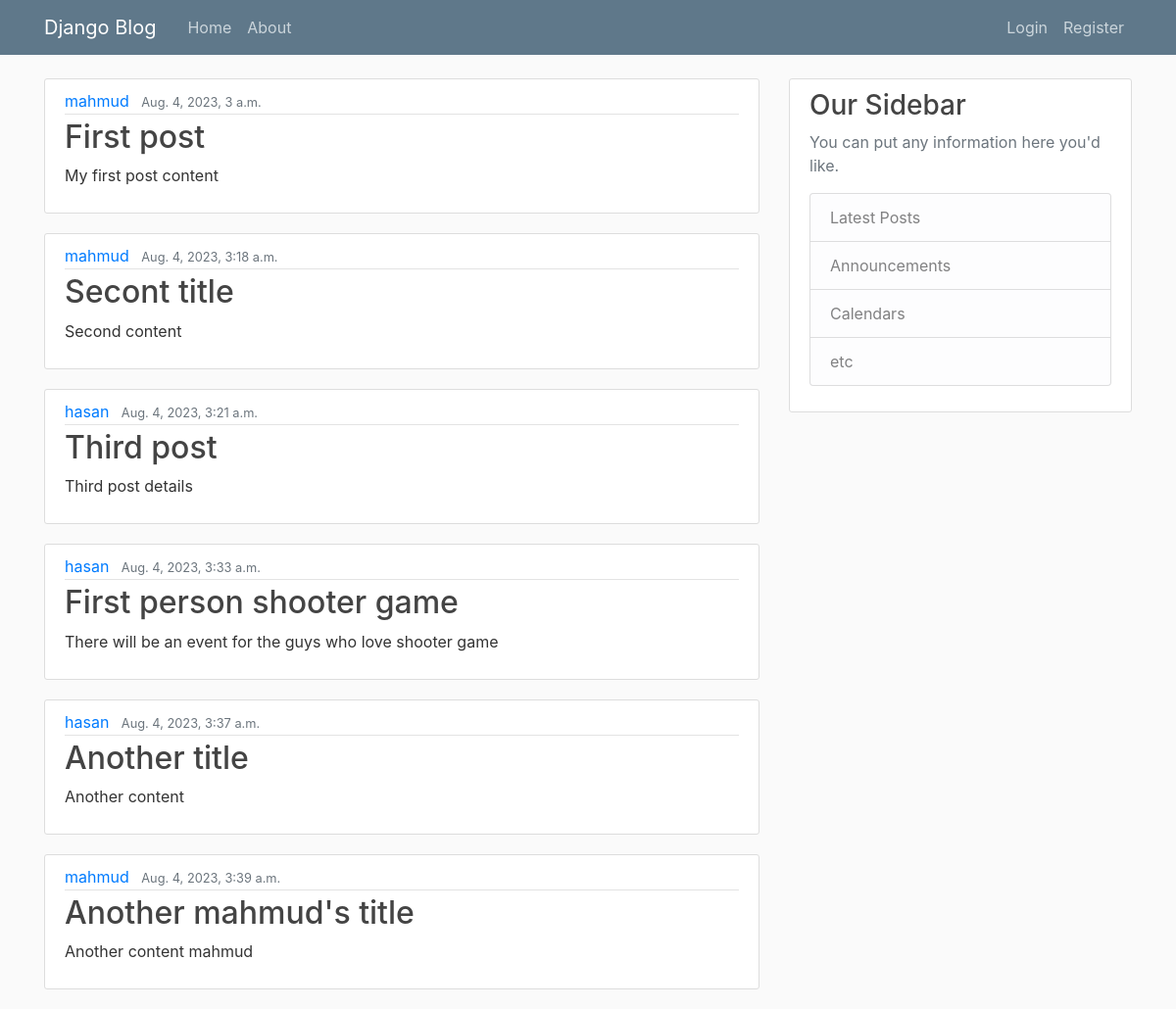
The app's page /, older data.
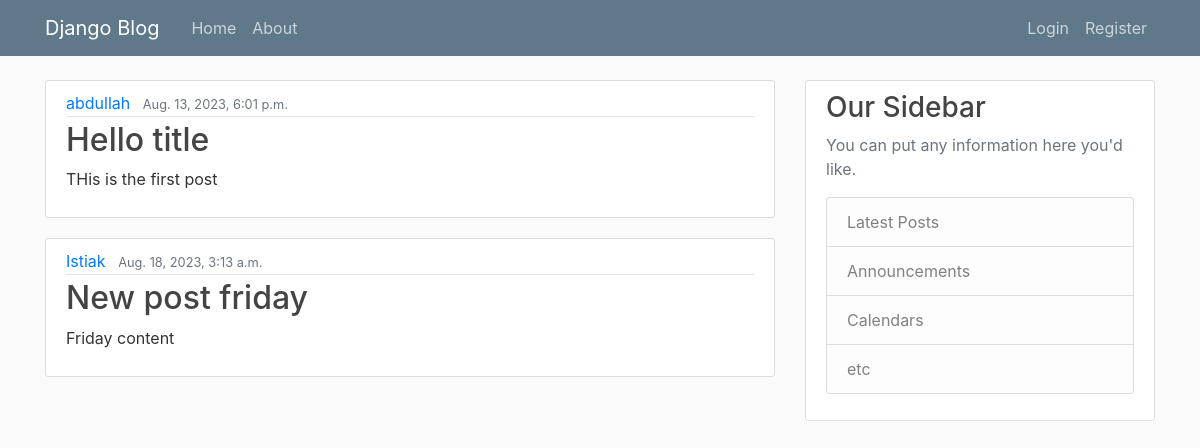
The same page, newer data.
### blog/models.py (models this page shows)
class Post(models.Model):
    def __str__(self):
        return f'title={self.title}, author={self.author}'
    title = models.CharField(max_length=100)
    content = models.TextField()
    date_posted = models.DateTimeField(default = timezone.now)
    author = models.ForeignKey(User, on_delete=models.CASCADE)

### blog/views.py (the view)
# urls.py: path('', views.home, name='blog-home'),
def home(request : HttpRequest):
    posts = Post.objects.all()
    print('My post', posts)
    context = {
        'posts': posts
        }
    return render(request, 'blog/home.html', context)

### blog/templates/blog/home.html
{% extends 'blog/base.html' %}
{% block content %}
    {% for post in posts%}
        <article class="media content-section">
            <div class="media-body">
            <div class="article-metadata">
                <a class="mr-2" href="#">{{ post.author }}</a>
                <small class="text-muted">{{ post.date_posted }}</small>
            </div>
            <h2><a class="article-title" href="#">{{ post.title }}</a></h2>
            <p class="article-content">{{ post.content }}</p>
            </div>
        </article>
    {% endfor %}
{% endblock content %}

### blog/templates/blog/base.html (shortened to what this page needs)
{% load static %}
<!DOCTYPE html>
<html>
    <head>
        <link rel="stylesheet" href="https://cdn.jsdelivr.net/npm/bootstrap@4.0.0/dist/css/bootstrap.min.css">
        <link rel="stylesheet" type="text/css" href="{% static 'blog/main.css' %}">
    </head>
    <body>
        <header class="site-header">
            <nav class="navbar navbar-expand-md navbar-dark bg-steel fixed-top">
              <div class="container">
                <a class="navbar-brand mr-4" href="{% url 'blog-home' %}">Django Blog</a>
                <div class="collapse navbar-collapse" id="navbarToggle">
                  <div class="navbar-nav mr-auto">
                    <a class="nav-item nav-link" href="{% url 'blog-home' %}">Home</a>
                    <a class="nav-item nav-link" href="{% url 'blog-about' %}">About</a>
                  </div>
                  <div class="navbar-nav">
                    {% if user.is_authenticated %}
                      <a class="nav-item nav-link" href="{% url 'logout' %}">Logout</a>
                    {% else %}
                      <a class="nav-item nav-link" href="{% url 'login' %}">Login</a>
                      <a class="nav-item nav-link" href="{% url 'register' %}">Register</a>
                    {% endif %}
                  </div>
                </div>
              </div>
            </nav>
          </header>
          <main role="main" class="container">
            <div class="row">
              <div class="col-md-8">
                {% block content %}{% endblock content %}
              </div>
              <div class="col-md-4">
                <div class="content-section">
                  <h3>Our Sidebar</h3>
                  <p class='text-muted'>You can put any information here you'd like.
                    <ul class="list-group">
                      <li class="list-group-item list-group-item-light">Latest Posts</li>
                      <li class="list-group-item list-group-item-light">Announcements</li>
                      <li class="list-group-item list-group-item-light">Calendars</li>
                      <li class="list-group-item list-group-item-light">etc</li>
                    </ul>
                  </p>
                </div>
              </div>
            </div>
          </main>
    </body>
</html>

### blog/static/blog/main.css (style rules this page uses)
body { background: #fafafa; color: #333333; margin-top: 5rem; }
h1, h2, h3, h4, h5, h6 { color: #444444; }
ul { margin: 0; }
.bg-steel { background-color: #5f788a; }
.site-header .navbar-nav .nav-link { color: #cbd5db; }
.content-section { background: #ffffff; padding: 10px 20px; border: 1px solid #dddddd; border-radius: 3px; margin-bottom: 20px; }
.article-title { color: #444444; }
.article-content { white-space: pre-line; }
.article-metadata { padding-bottom: 1px; margin-bottom: 4px; border-bottom: 1px solid #e3e3e3 }

Row changes from the older to the newer data that the page shows:
removed Post: author "mahmud", date_posted "Aug. 4, 2023, 3 a.m.", title "First post", content "My first post content"
removed Post: author "mahmud", date_posted "Aug. 4, 2023, 3:18 a.m.", title "Secont title", content "Second content"
removed Post: author "hasan", date_posted "Aug. 4, 2023, 3:21 a.m.", title "Third post", content "Third post details"
removed Post: author "hasan", date_posted "Aug. 4, 2023, 3:33 a.m.", title "First person shooter game", content "There will be an event for the guys who love shooter game"
removed Post: author "hasan", date_posted "Aug. 4, 2023, 3:37 a.m.", title "Another title", content "Another content"
removed Post: author "mahmud", date_posted "Aug. 4, 2023, 3:39 a.m.", title "Another mahmud's title", content "Another content mahmud"
added Post: author "abdullah", date_posted "Aug. 13, 2023, 6:01 p.m.", title "Hello title", content "THis is the first post"
added Post: author "Istiak", date_posted "Aug. 18, 2023, 3:13 a.m.", title "New post friday", content "Friday content"
